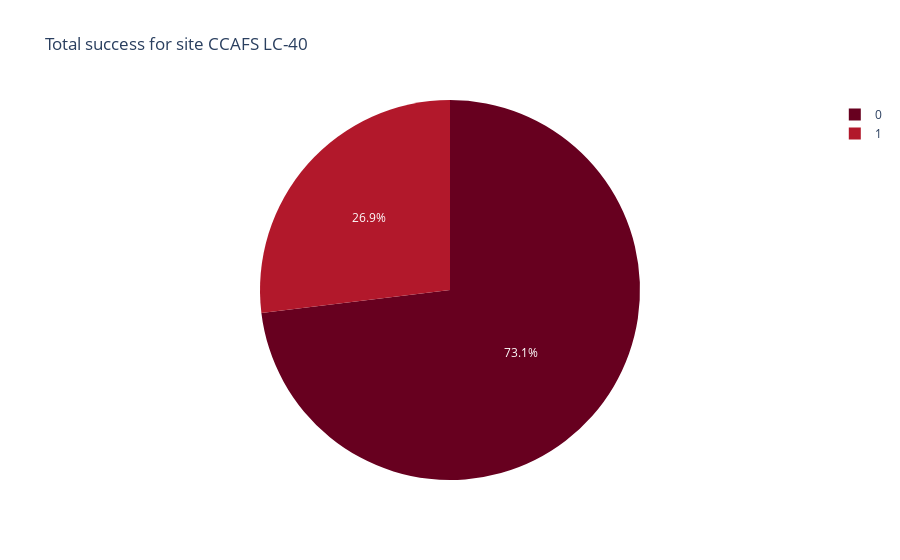

The code cell stored with this chart in its notebook:
### Code cell
value = 'CCAFS LC-40'
if value == 'All Sites':
    all_sites = df[df['class'] == 1]
    fig = px.pie(
        all_sites,
        names='Launch Site',
        title='Total Succes Launches by All Sites',
        hole=.2,
        color_discrete_sequence=px.colors.sequential.RdBu
    )
else:
    for_unique_site = df[df['Launch Site'] == value]
    fig = px.pie(
        for_unique_site,
        names='class',
        title=f"Total success for site {value}",
        color_discrete_sequence=px.colors.sequential.RdBu
    )
    
fig.show()

### Figure 1 — Plotly figure (JSON) as saved in the notebook; plotly's stock layout.template omitted (floating-point values rounded to 4 significant figures)
{"data": [{"domain": {"x": [0, 1], "y": [0, 1]}, "hovertemplate": "class=%{label}<extra></extra>", "labels": [0, 0, 0, 0, 0, 0, 0, 0, 0, 0, 0, 0, 0, 0, 0, 0, 0, 1, 1, 0, 1, 1, 1, 0, 1, 1], "legendgroup": "", "name": "", "showlegend": true, "type": "pie"}], "layout": {"legend": {"tracegroupgap": 0}, "piecolorway": ["rgb(103,0,31)", "rgb(178,24,43)", "rgb(214,96,77)", "rgb(244,165,130)", "rgb(253,219,199)", "rgb(247,247,247)", "rgb(209,229,240)", "rgb(146,197,222)", "rgb(67,147,195)", "rgb(33,102,172)", "rgb(5,48,97)"], "title": {"text": "Total success for site CCAFS LC-40"}}}
